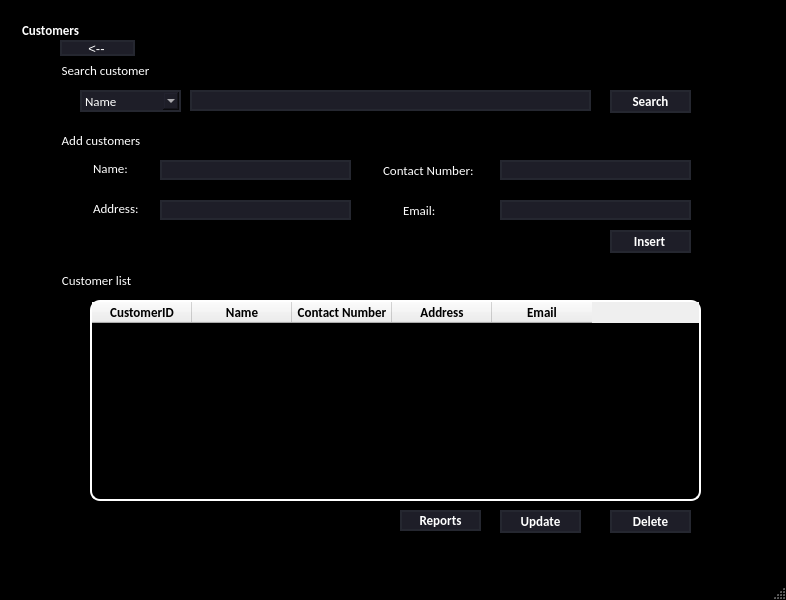
<?xml version="1.0" encoding="UTF-8"?>
<ui version="4.0">
 <class>MainWindow</class>
 <widget class="QMainWindow" name="MainWindow">
  <property name="geometry">
   <rect>
    <x>0</x>
    <y>0</y>
    <width>786</width>
    <height>600</height>
   </rect>
  </property>
  <property name="windowTitle">
   <string>MainWindow</string>
  </property>
  <property name="styleSheet">
   <string notr="true">QMainWindow{
	background-color: rgb(0,0,0);
}

QMenuBar{
background-color: rgb(0,0,0);
}</string>
  </property>
  <widget class="QWidget" name="centralwidget">
   <widget class="QGroupBox" name="groupBox_4">
    <property name="geometry">
     <rect>
      <x>20</x>
      <y>20</y>
      <width>731</width>
      <height>541</height>
     </rect>
    </property>
    <property name="font">
     <font>
      <family>Calibri</family>
      <pointsize>10</pointsize>
      <weight>75</weight>
      <bold>true</bold>
     </font>
    </property>
    <property name="styleSheet">
     <string notr="true">QGroupBox {
    background-color: rgb(0,0,0);
    border: 1px solid black;
    color: white; 
}
</string>
    </property>
    <property name="title">
     <string>Customers</string>
    </property>
    <widget class="QGroupBox" name="groupBox">
     <property name="geometry">
      <rect>
       <x>40</x>
       <y>250</y>
       <width>651</width>
       <height>271</height>
      </rect>
     </property>
     <property name="font">
      <font>
       <family>Calibri</family>
       <pointsize>10</pointsize>
      </font>
     </property>
     <property name="styleSheet">
      <string notr="true">QGroupBox {
    background-color: rgb(0,0,0);
    border: 1px solid black;
    color: white; 
}
</string>
     </property>
     <property name="title">
      <string>Customer list</string>
     </property>
     <widget class="QTableWidget" name="tableWidget">
      <property name="geometry">
       <rect>
        <x>30</x>
        <y>30</y>
        <width>611</width>
        <height>201</height>
       </rect>
      </property>
      <property name="styleSheet">
       <string notr="true">QTableWidget{
	background-color: rgb(0,0,0);
	gridline-color: rgb(255, 255, 255);
	color: rgb(255,255,255);
	border-radius: 10px;
	border: 2px solid rgb(255,255,255);
	selection-background-color: rgb(46, 46, 62);
}</string>
      </property>
      <column>
       <property name="text">
        <string>CustomerID</string>
       </property>
       <property name="font">
        <font>
         <family>Calibri</family>
         <pointsize>10</pointsize>
         <weight>75</weight>
         <bold>true</bold>
        </font>
       </property>
      </column>
      <column>
       <property name="text">
        <string>Name</string>
       </property>
       <property name="font">
        <font>
         <family>Calibri</family>
         <pointsize>10</pointsize>
         <weight>75</weight>
         <bold>true</bold>
        </font>
       </property>
      </column>
      <column>
       <property name="text">
        <string>Contact Number</string>
       </property>
       <property name="font">
        <font>
         <family>Calibri</family>
         <pointsize>10</pointsize>
         <weight>75</weight>
         <bold>true</bold>
        </font>
       </property>
      </column>
      <column>
       <property name="text">
        <string>Address</string>
       </property>
       <property name="font">
        <font>
         <family>Calibri</family>
         <pointsize>10</pointsize>
         <weight>75</weight>
         <bold>true</bold>
        </font>
       </property>
      </column>
      <column>
       <property name="text">
        <string>Email</string>
       </property>
       <property name="font">
        <font>
         <family>Calibri</family>
         <pointsize>10</pointsize>
         <weight>75</weight>
         <bold>true</bold>
        </font>
       </property>
      </column>
     </widget>
     <widget class="QPushButton" name="UpdateButton">
      <property name="geometry">
       <rect>
        <x>440</x>
        <y>240</y>
        <width>81</width>
        <height>23</height>
       </rect>
      </property>
      <property name="font">
       <font>
        <family>Calibri</family>
        <pointsize>10</pointsize>
        <weight>75</weight>
        <bold>true</bold>
       </font>
      </property>
      <property name="styleSheet">
       <string notr="true">QPushButton{
	border: 2px solid rgb(37, 39, 48);
	border-radius: 100px;
	color: #FFF;
	background-color: rgb(30, 30, 40);

}

QPushButton:hover{
	border: 2px solid rgb(53, 53, 71)
}</string>
      </property>
      <property name="text">
       <string>Update</string>
      </property>
     </widget>
     <widget class="QPushButton" name="DeleteButton">
      <property name="geometry">
       <rect>
        <x>550</x>
        <y>240</y>
        <width>81</width>
        <height>23</height>
       </rect>
      </property>
      <property name="font">
       <font>
        <family>Calibri</family>
        <pointsize>10</pointsize>
        <weight>75</weight>
        <bold>true</bold>
       </font>
      </property>
      <property name="styleSheet">
       <string notr="true">QPushButton{
	border: 2px solid rgb(37, 39, 48);
	border-radius: 100px;
	color: #FFF;
	background-color: rgb(30, 30, 40);
	
}

QPushButton:hover{
	border: 2px solid rgb(53, 53, 71)
}</string>
      </property>
      <property name="text">
       <string>Delete</string>
      </property>
     </widget>
     <widget class="QPushButton" name="reportButton">
      <property name="geometry">
       <rect>
        <x>340</x>
        <y>240</y>
        <width>81</width>
        <height>21</height>
       </rect>
      </property>
      <property name="font">
       <font>
        <family>Calibri</family>
        <pointsize>10</pointsize>
        <weight>75</weight>
        <bold>true</bold>
       </font>
      </property>
      <property name="styleSheet">
       <string notr="true">QPushButton{
	border: 2px solid rgb(37, 39, 48);
	border-radius: 100px;
	color: #FFF;
	background-color: rgb(30, 30, 40);
	
}

QPushButton:hover{
	border: 2px solid rgb(53, 53, 71)
}</string>
      </property>
      <property name="text">
       <string>Reports</string>
      </property>
     </widget>
    </widget>
    <widget class="QGroupBox" name="groupBox_2">
     <property name="geometry">
      <rect>
       <x>40</x>
       <y>110</y>
       <width>651</width>
       <height>131</height>
      </rect>
     </property>
     <property name="font">
      <font>
       <family>Calibri</family>
       <pointsize>10</pointsize>
      </font>
     </property>
     <property name="styleSheet">
      <string notr="true">QGroupBox {
    background-color: rgb(0,0,0);
    border: 1px solid black;
    color: white; 
}
</string>
     </property>
     <property name="title">
      <string>Add customers</string>
     </property>
     <widget class="QLabel" name="label">
      <property name="geometry">
       <rect>
        <x>10</x>
        <y>30</y>
        <width>71</width>
        <height>16</height>
       </rect>
      </property>
      <property name="font">
       <font>
        <family>Calibri</family>
        <pointsize>10</pointsize>
       </font>
      </property>
      <property name="styleSheet">
       <string notr="true">QLabel{
	color: #FFF;
	padding-left: 20px;
	padding-right: 10px;
}</string>
      </property>
      <property name="text">
       <string>Name:</string>
      </property>
     </widget>
     <widget class="QLineEdit" name="customerAddPhone">
      <property name="geometry">
       <rect>
        <x>440</x>
        <y>30</y>
        <width>191</width>
        <height>20</height>
       </rect>
      </property>
      <property name="styleSheet">
       <string notr="true">QLineEdit{
	border: 2px solid rgb(37, 39, 48);
	border-radius: 100px;
	color: #FFF;
	background-color: rgb(30, 30, 40);

}

QLineEdit:hover{
	border: 2px solid rgb(53, 53, 71)
}

QLineEdit: focus{
	border: 2px solid rgb(85, 170, 255);
}</string>
      </property>
     </widget>
     <widget class="QLabel" name="label_2">
      <property name="geometry">
       <rect>
        <x>300</x>
        <y>30</y>
        <width>131</width>
        <height>20</height>
       </rect>
      </property>
      <property name="font">
       <font>
        <family>Calibri</family>
        <pointsize>10</pointsize>
       </font>
      </property>
      <property name="styleSheet">
       <string notr="true">QLabel{
	color: #FFF;
	padding-left: 20px;
	padding-right: 10px;
}</string>
      </property>
      <property name="text">
       <string>Contact Number:</string>
      </property>
     </widget>
     <widget class="QLineEdit" name="customerAddName">
      <property name="geometry">
       <rect>
        <x>100</x>
        <y>30</y>
        <width>191</width>
        <height>20</height>
       </rect>
      </property>
      <property name="styleSheet">
       <string notr="true">QLineEdit{
	border: 2px solid rgb(37, 39, 48);
	border-radius: 100px;
	color: #FFF;
	background-color: rgb(30, 30, 40);

}

QLineEdit:hover{
	border: 2px solid rgb(53, 53, 71)
}

QLineEdit: focus{
	border: 2px solid rgb(85, 170, 255);
}</string>
      </property>
     </widget>
     <widget class="QLineEdit" name="customerAddAddress">
      <property name="geometry">
       <rect>
        <x>100</x>
        <y>70</y>
        <width>191</width>
        <height>20</height>
       </rect>
      </property>
      <property name="styleSheet">
       <string notr="true">QLineEdit{
	border: 2px solid rgb(37, 39, 48);
	border-radius: 100px;
	color: #FFF;
	background-color: rgb(30, 30, 40);

}

QLineEdit:hover{
	border: 2px solid rgb(53, 53, 71)
}

QLineEdit: focus{
	border: 2px solid rgb(85, 170, 255);
}</string>
      </property>
     </widget>
     <widget class="QLabel" name="label_3">
      <property name="geometry">
       <rect>
        <x>10</x>
        <y>70</y>
        <width>81</width>
        <height>16</height>
       </rect>
      </property>
      <property name="font">
       <font>
        <family>Calibri</family>
        <pointsize>10</pointsize>
       </font>
      </property>
      <property name="styleSheet">
       <string notr="true">QLabel{
	color: #FFF;
	padding-left: 20px;
	padding-right: 10px;
}</string>
      </property>
      <property name="text">
       <string>Address:</string>
      </property>
     </widget>
     <widget class="QLabel" name="label_4">
      <property name="geometry">
       <rect>
        <x>320</x>
        <y>70</y>
        <width>91</width>
        <height>21</height>
       </rect>
      </property>
      <property name="font">
       <font>
        <family>Calibri</family>
        <pointsize>10</pointsize>
       </font>
      </property>
      <property name="styleSheet">
       <string notr="true">QLabel{
	color: #FFF;
	padding-left: 20px;
	padding-right: 10px;
}</string>
      </property>
      <property name="text">
       <string>Email:</string>
      </property>
     </widget>
     <widget class="QLineEdit" name="customerAddEmail">
      <property name="geometry">
       <rect>
        <x>440</x>
        <y>70</y>
        <width>191</width>
        <height>20</height>
       </rect>
      </property>
      <property name="styleSheet">
       <string notr="true">QLineEdit{
	border: 2px solid rgb(37, 39, 48);
	border-radius: 100px;
	color: #FFF;
	background-color: rgb(30, 30, 40);
}

QLineEdit:hover{
	border: 2px solid rgb(53, 53, 71)
}

QLineEdit: focus{
	border: 2px solid rgb(85, 170, 255);
}</string>
      </property>
     </widget>
     <widget class="QPushButton" name="InsertButton">
      <property name="geometry">
       <rect>
        <x>550</x>
        <y>100</y>
        <width>81</width>
        <height>23</height>
       </rect>
      </property>
      <property name="font">
       <font>
        <family>Calibri</family>
        <pointsize>10</pointsize>
        <weight>75</weight>
        <bold>true</bold>
       </font>
      </property>
      <property name="styleSheet">
       <string notr="true">QPushButton{
	border: 2px solid rgb(37, 39, 48);
	border-radius: 100px;
	color: #FFF;
	background-color: rgb(30, 30, 40);
	padding-left: 18px;
	padding-right: 20px;
}

QPushButton:hover{
	border: 2px solid rgb(53, 53, 71)
}</string>
      </property>
      <property name="text">
       <string>Insert</string>
      </property>
     </widget>
    </widget>
    <widget class="QGroupBox" name="groupBox_3">
     <property name="geometry">
      <rect>
       <x>40</x>
       <y>40</y>
       <width>651</width>
       <height>61</height>
      </rect>
     </property>
     <property name="font">
      <font>
       <family>Calibri</family>
       <pointsize>10</pointsize>
      </font>
     </property>
     <property name="styleSheet">
      <string notr="true">QGroupBox {
    background-color: rgb(0,0,0); /* Black background */
    border: 1px solid black; /* Black border */
    color: white; /* White text color for contrast */
}
</string>
     </property>
     <property name="title">
      <string>Search customer</string>
     </property>
     <widget class="QComboBox" name="customerSearchCombo">
      <property name="geometry">
       <rect>
        <x>20</x>
        <y>30</y>
        <width>101</width>
        <height>22</height>
       </rect>
      </property>
      <property name="font">
       <font>
        <family>Calibri</family>
        <pointsize>10</pointsize>
       </font>
      </property>
      <property name="styleSheet">
       <string notr="true">


QComboBox QAbstractItemView {
    background-color: rgb(30, 30, 40);
    color: #FFF;
    selection-background-color: rgb(53, 53, 71);
    selection-color: #FFF;
}






QComboBox{
	background-color: rgb(30, 30, 40);
	color: rgb(255,255,255);
	border: 2px solid rgb(37, 39, 48);
	
	
}

QComboBox:hover{
	border: 2px solid rgb(53, 53, 71);
	
	background-color: rgb(40, 40, 54);
}
</string>
      </property>
      <item>
       <property name="text">
        <string>Name</string>
       </property>
      </item>
      <item>
       <property name="text">
        <string>CustomerID</string>
       </property>
      </item>
     </widget>
     <widget class="QLineEdit" name="customerSearchLine">
      <property name="geometry">
       <rect>
        <x>130</x>
        <y>30</y>
        <width>401</width>
        <height>21</height>
       </rect>
      </property>
      <property name="styleSheet">
       <string notr="true">QLineEdit{
	border: 2px solid rgb(37, 39, 48);
	border-radius: 100px;
	color: #FFF;
	background-color: rgb(30, 30, 40);

}

QLineEdit:hover{
	border: 2px solid rgb(53, 53, 71)
}

QLineEdit: focus{
	border: 2px solid rgb(85, 170, 255);
}</string>
      </property>
     </widget>
     <widget class="QPushButton" name="SearchButton">
      <property name="geometry">
       <rect>
        <x>550</x>
        <y>30</y>
        <width>81</width>
        <height>23</height>
       </rect>
      </property>
      <property name="font">
       <font>
        <family>Calibri</family>
        <pointsize>10</pointsize>
        <weight>75</weight>
        <bold>true</bold>
       </font>
      </property>
      <property name="styleSheet">
       <string notr="true">QPushButton{
	border: 2px solid rgb(37, 39, 48);
	border-radius: 100px;
	color: #FFF;
	background-color: rgb(30, 30, 40);
	
}

QPushButton:hover{
	border: 2px solid rgb(53, 53, 71)
}</string>
      </property>
      <property name="text">
       <string>Search</string>
      </property>
     </widget>
    </widget>
    <widget class="QPushButton" name="BackButton">
     <property name="geometry">
      <rect>
       <x>40</x>
       <y>20</y>
       <width>75</width>
       <height>16</height>
      </rect>
     </property>
     <property name="font">
      <font>
       <pointsize>10</pointsize>
      </font>
     </property>
     <property name="styleSheet">
      <string notr="true">QPushButton{
	border: 2px solid rgb(37, 39, 48);
	border-radius: 100px;
	color: #FFF;
	background-color: rgb(30, 30, 40);
	padding-left: 18px;
	padding-right: 20px;
}

QPushButton:hover{
	border: 2px solid rgb(53, 53, 71)
}</string>
     </property>
     <property name="text">
      <string>&lt;--</string>
     </property>
    </widget>
   </widget>
  </widget>
  <widget class="QMenuBar" name="menubar">
   <property name="geometry">
    <rect>
     <x>0</x>
     <y>0</y>
     <width>786</width>
     <height>18</height>
    </rect>
   </property>
  </widget>
  <widget class="QStatusBar" name="statusbar"/>
 </widget>
 <resources/>
 <connections/>
</ui>
